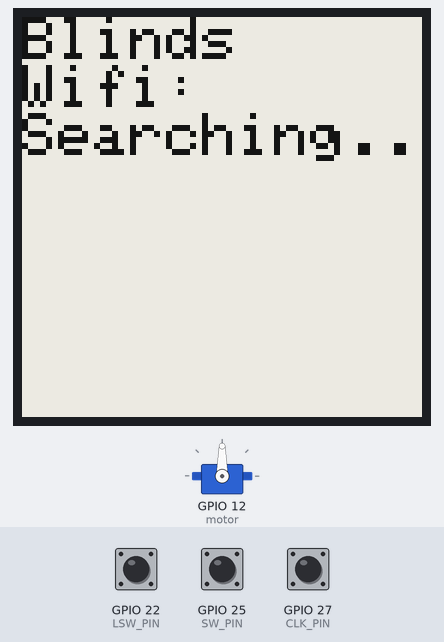
The sketch below on a simulated ESP32. Shown: 200×200 one-colour display, servo. The test bench sets the inputs (shaded band); at power-on: GPIO 22 (LSW_PIN) LOW, GPIO 25 (SW_PIN) LOW, GPIO 27 (CLK_PIN) HIGH. WiFi joins after 1.5 s; servers stay silent unless stated.

Above: at 2.1 s.
At 6.3 s:
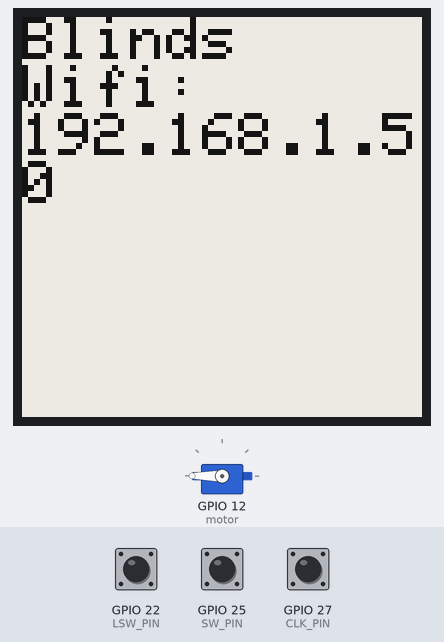
6.4 s: GPIO 22 (LSW_PIN) pulled HIGH for 1 s
At 6.5 s:
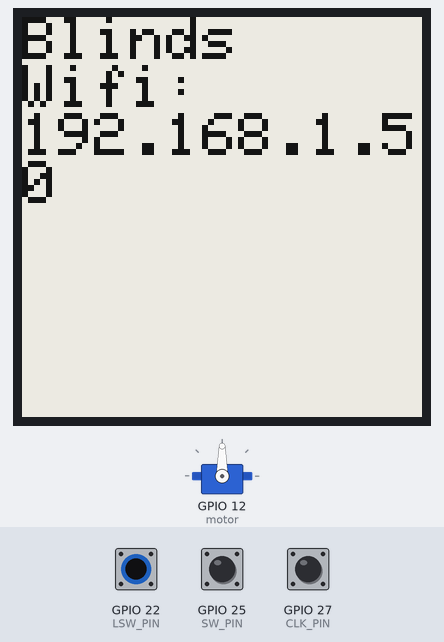
At 7.7 s:
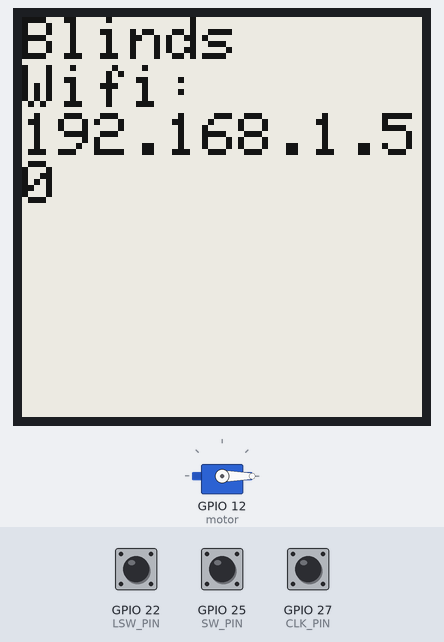
10.4 s: GPIO 22 (LSW_PIN) pulled HIGH for 3.2 s
Timing chart, 0 to 16.7 s (numbered marks = the images above; inputs shaded):
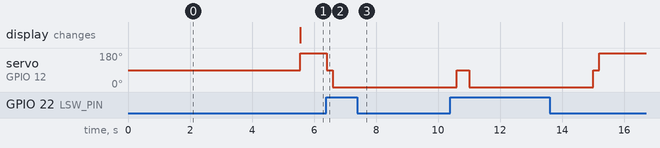

Measured:
- after the input at 6.4 s, servo on GPIO 12 (motor): 180° → 90° at once, → 0° 0.20 s later

The sketch:

AutomatedBlinds.ino
```cpp
#include "Adafruit_ThinkInk.h"
#include <stdlib.h>
#include <ESP32Servo.h>
#include <WiFi.h>

//WiFI Control ==========================================================================================
//Network Credintals
const char* ssid = "***************";
const char* password = "*****************";

WiFiServer server(80);

String header;

String blindsState = "Open";
// Current time
unsigned long currentTime = millis();
// Previous time
unsigned long previousTime = 0;
// Define timeout time in milliseconds (example: 2000ms = 2s)
const long timeoutTime = 2000;

//Servo ======================================================================================================
//Constants for ServoMotor
#define ServoPin 12
#define ServoPulseHigh 2500
#define ServoPulseLow 500

//create the motor object
Servo motor;

//varibles used in controling when the motor stops
bool motorOn = false;
long stopTime = 0;
// long maxLong = 0x7FFFFFFF;
bool checkTime = false;

//Display ====================================================================================================
//Constans for Display
#define epdDc 2
#define epdCs 15
#define sramCs 0
#define epdReset 4
#define epdBusy 16

//Declare the display Object
ThinkInk_154_Mono_D67 display(epdDc, epdReset, epdCs, sramCs, epdBusy);

//Used to set different status lines on the display
enum TextLines{
  Setup = -1,
  Title = 0,
  NetworkLable = 1,
  Network = 2,
};

//Stores the current data on the display
#define NumLines 6
String displayLines[NumLines] = {"Blinds", "Wifi:", "Searching..", ""};

//Encoder ================================================================================================
//Constanst for the encoder
#define CLK_PIN 27
#define DT_PIN  26
#define SW_PIN  25
#define DIRECTION_CW  0
#define DIRECTION_CCW 1

//varibles for the encoder
int direction = DIRECTION_CW;
int CLK_state;
int prev_CLK_state;

//Limit Switch ================================================================================================
#define LSW_PIN 22

//Setup ========================================================================================================
void setup() {
  Serial.begin(115200);
  while (!Serial) {
    delay(10);
  }

  //Sets Up the Display
  display.begin(THINKINK_MONO);
  display.setTextSize(3);
  display.setTextColor(EPD_BLACK);
  setDisplay();

  //Sets up the encoder
  pinMode(CLK_PIN, INPUT);
  pinMode(DT_PIN, INPUT);
  pinMode(SW_PIN, INPUT);
  prev_CLK_state = digitalRead(CLK_PIN);

  //Setup Motor
  motor.attach(12, 500, 2500);

  //Set up limit switch
  pinMode(LSW_PIN, INPUT);

  //Setup WiFi
  WiFi.begin(ssid, password);
  while (WiFi.status() != WL_CONNECTED) {
    delay(500);
  }
  setDisplay(WiFi.localIP().toString(), 2);
  server.begin();

  closeCommand();
}

//Loop =============================================================================================================
void loop() {
  if((checkTime && stopTime <= millis()) || (blindsState == "Open" && digitalRead(LSW_PIN) == 1)){
    stopTurning();
  }

  if(digitalRead(LSW_PIN) == 1){
    blindsState = "Closed";
  }
  else{
    blindsState = "Open";
  }

  if(digitalRead(SW_PIN) == 0){
    if (blindsState == "Closed"){
      openCommand();
    }
    else{
      closeCommand();
    }
  }

  CLK_state = digitalRead(CLK_PIN);
  WiFiClient client = server.available();

  if (client) {
    currentTime = millis();
    previousTime = currentTime;
    String currentLine = "";
    while (client.connected() && currentTime - previousTime <= timeoutTime) {
      currentTime = millis();
      if (client.available()) {
        char c = client.read();
        header += c;
        if (c == '\n') {
          if (currentLine.length() == 0) {
            client.println("HTTP/1.1 200 OK");
            client.println("Content-type:text/html");
            client.println("Connection: close");
            client.println();

            if (header.indexOf("GET /Blinds/Open") >= 0) {
              openCommand();
            } else if (header.indexOf("GET /Blinds/Close") >= 0) {
              closeCommand();
            }

            client.println("<!DOCTYPE html><html>");
            client.println("<head><meta name=\"viewport\" content=\"width=device-width, initial-scale=1\">");
            client.println("<link rel=\"icon\" href=\"data:,\">");
            client.println("<style>html { font-family: Helvetica; display: inline-block; margin: 0px auto; text-align: center;}");
            client.println(".button { background-color: #E3E329; border: none; color: white; padding: 16px 40px;");
            client.println("text-decoration: none; font-size: 30px; margin: 2px; cursor: pointer;}");
            client.println(".button2 {background-color: #000000;}</style></head>");

            client.println("<body><h1>ESP32 Web Server</h1>");
            client.println("<p>Blinds - State " + blindsState + "</p>");
            if (blindsState == "Closed") {
              client.println("<p><a href=\"/Blinds/Open\"><button class=\"button\">Open</button></a></p>");
            } else {
              client.println("<p><a href=\"/Blinds/Close\"><button class=\"button button2\">Close</button></a></p>");
            }
            client.println("</body></html>");
            client.println();
            break;
          } else {
            currentLine = "";
          }
        } else if (c != '\r') {
          currentLine += c;
        }
      }
    }
    header = "";
    client.stop();
  }

  CLK_state = digitalRead(CLK_PIN);
  if (CLK_state != prev_CLK_state && CLK_state == HIGH) {
    //encoder is rotating counter-clockwise
    if (digitalRead(DT_PIN) == HIGH) {
      if(motorOn && direction == DIRECTION_CCW){
        stopTime += 500;
        checkTime = true;
      }
      else if(motorOn && direction == DIRECTION_CW){
        stopTurning();
      }
      else{
        turnCCW();
        stopTime = millis() + 500;
      }

      direction = DIRECTION_CCW;
    }
    //encoder is rotating clockwise
    else {
      if(motorOn && direction == DIRECTION_CW){
        stopTime += 500;
        checkTime = true;
      }
      else if(motorOn && direction == DIRECTION_CCW){
        stopTurning();
      }
      else{
        turnCW();
        stopTime = millis() + 500;
      }

      direction = DIRECTION_CW;
    }
  }
  prev_CLK_state = CLK_state;
}


void openCommand(){
  turnCCW();
  while(digitalRead(LSW_PIN) != 1){
    delay(10);
  }
  turnCW();
  delay(4000);
  stopTurning();
  blindsState = "Open";
}

void closeCommand(){
  turnCCW();
  while(digitalRead(LSW_PIN) != 1){
    delay(10);
  }
  stopTurning();
  blindsState = "Closed";
}

void setDisplay(){
  display.clearBuffer();
  display.setCursor(0,0);
  for (int i = 0; i < NumLines; i++){
    display.print(displayLines[i] + "\n");
  }
  display.display();
}

void setDisplay(String str, int lineNum){
  displayLines[lineNum] = str;
  setDisplay();
}

void turnCW(){
  motor.write(0);
  motorOn = true;
}

void turnCCW(){
  motor.write(180);
  motorOn = true;
}

void stopTurning(){
  motor.write(90);
  motorOn = false;
  delay(200);
  checkTime = false;
}
```
